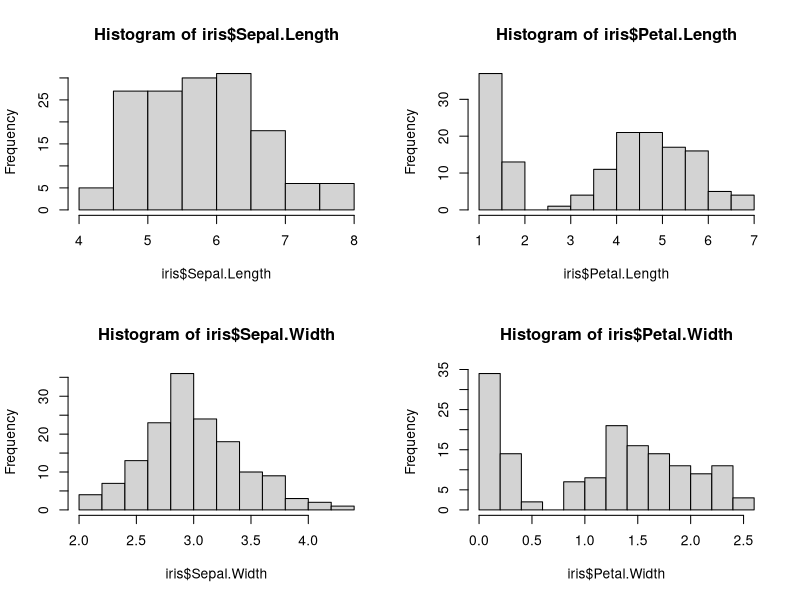

R code for this plot:
## ---- chunk 1
par(mfrow = c(2,2)) # by rows
hist(iris$Sepal.Length)
hist(iris$Petal.Length)
hist(iris$Sepal.Width)
hist(iris$Petal.Width)
